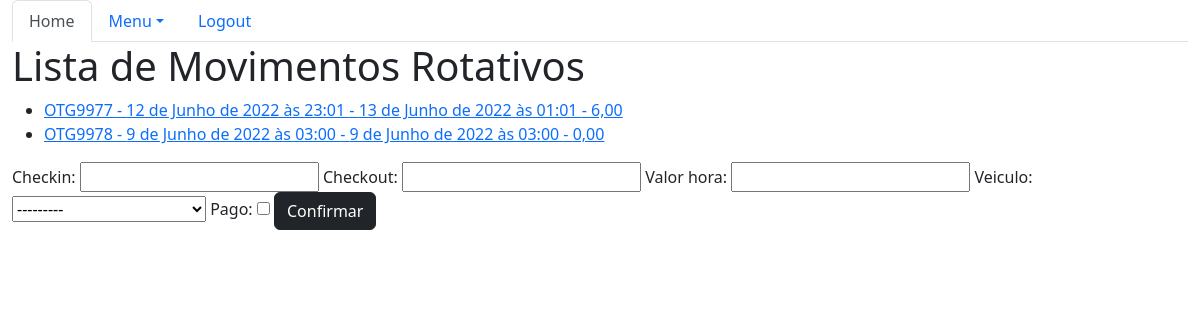
Before: /sistema/mov-rota-list/ with the older database file.
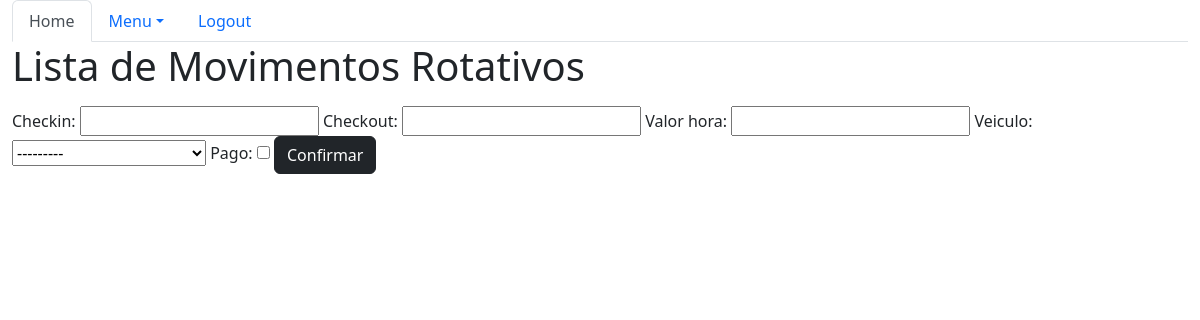
After: the same page with the newer database file.
### core/models.py (models this page shows, shortened)
class MovRotativo(models.Model):
    checkin = models.DateTimeField(auto_now=False)
    checkout = models.DateTimeField(auto_now=False, blank=True, null=True)
    valor_hora = models.DecimalField(max_digits=5, decimal_places=2)
    veiculo = models.ForeignKey(Veiculo, on_delete=models.CASCADE)
    pago = models.BooleanField(default=False)
    def horas_total(self):
        return math.ceil((self.checkout - self.checkin).total_seconds() / 3600)
    def total(self):
        return self.valor_hora * self.horas_total()

class Veiculo(models.Model):
    marca = models.ForeignKey(Marca, on_delete=models.CASCADE)
    placa = models.CharField(max_length=7)
    proprietario = models.ForeignKey(Pessoa, on_delete=models.CASCADE)
    cor = models.CharField(max_length=15)
    observacoes = models.TextField()
    def __str__(self):
        return self.marca.nome + ' - ' + self.placa

### core/views.py (the view)
# urls.py: path('mov-rota-list/', lista_movrotativos, name='core_lista_movrotativos'),
def lista_movrotativos(request):
    mov_rota = MovRotativo.objects.all()
    form = MovRotativoForm()
    data = {'mov_rota': mov_rota, 'form': form}
    return render(request, 'core/lista_movrotativos.html', data)

### core/forms.py
class MovRotativoForm(ModelForm):
    class Meta:
        model = MovRotativo
        fields = '__all__'

### core/templates/core/lista_movrotativos.html (shortened to what this page needs)
{% extends 'base.html' %}
{% load bootstrap %}
{% block menu %}
    <ul class="nav nav-tabs">
        <li class="nav-item">
        <a class="nav-link active" aria-current="page" href="{% url 'core_home' %}">Home</a>
        </li>
        <li class="nav-item dropdown">
        <a class="nav-link dropdown-toggle" data-bs-toggle="dropdown" href="#" role="button" aria-expanded="false">Menu</a>
        </li>
        <li class="nav-item">
        <a class="nav-link" href="#">Logout</a>
        </li>
    </ul>
{% endblock menu %}
{% block main %}
  <!DOCTYPE html>
  <html lang="pt-br">
  <head>
  </head>
  <body>
  <div class="row">
    <div class="col">
      <h1>Lista de Movimentos Rotativos</h1>
        <ul>
          {% for mov in mov_rota %}
              <li>
                <a href="{% url 'core_movrotativos_update' mov.id %}">
                  {{mov.veiculo.placa}} - {{mov.checkin}} - {{mov.checkout}} - {{mov.total}}
                </a>
             </li>
          {%endfor%}
        </ul>
        <form action="{% url 'core_movrotativos_novo' %}" method="POST">
            {{ form|bootstrap }}
            <button type="submit" class="btn btn-dark">Confirmar</button>
        </form>
    </div>
  </div>
  </body>
  </html>
{% endblock %}

### templates/base.html (shortened to what this page needs)
{% load static %}
<!DOCTYPE html>
<html lang="pt-br">
<head>
    <link rel="stylesheet" href="{% static 'bootstrap/css/bootstrap.css' %}">
    <link href="https://cdn.jsdelivr.net/npm/bootstrap@5.2.0-beta1/dist/css/bootstrap.min.css" rel="stylesheet">
</head>
<body>
    <div class="container-fluid">
        {% block menu %}
        {% endblock  %}
        {% block main %}
        {% endblock %}
    </div>
</body>
</html>

Changed rows visible on the page:
removed MovRotativo: veiculo.placa "OTG9977", checkin "12 de Junho de 2022 às 23:01", checkout "13 de Junho de 2022 às 01:01", total "6,00"
removed MovRotativo: veiculo.placa "OTG9978", checkin "9 de Junho de 2022 às 03:00", checkout "9 de Junho de 2022 às 03:00", total "0,00"
